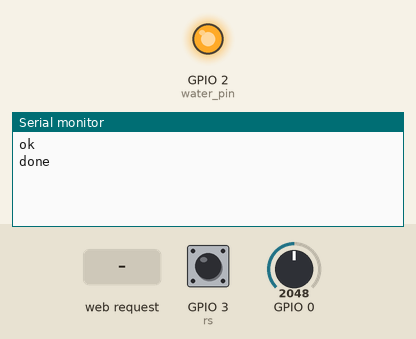
Recording of a sketch running on a simulated ESP32-C3. On the bench: output pins drawn as LEDs (lit = HIGH), the last lines printed to the serial monitor. The inputs (shaded band) are chosen by the test bench; at power-on: GPIO 0 = 2048, GPIO 3 (rs) HIGH. WiFi joins after 1.5 s; servers stay silent unless stated; network time is answered at once with the bench clock; the local clock reads 2024-03-15 10:24:30 at power-on unless the sketch sets it; the Firebase database answers and starts empty.

Above: at 3.1 s.
3.2 s: HTTP request GET /Moisture received
At 3.8 s:
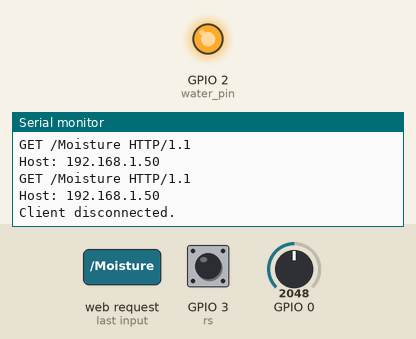
4.9 s: HTTP request GET /WATER received
At 7.5 s:
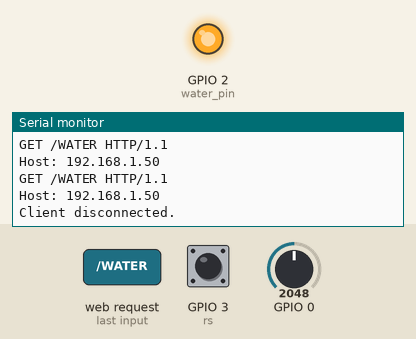
7.8 s: HTTP request GET /esp received
At 9.9 s:
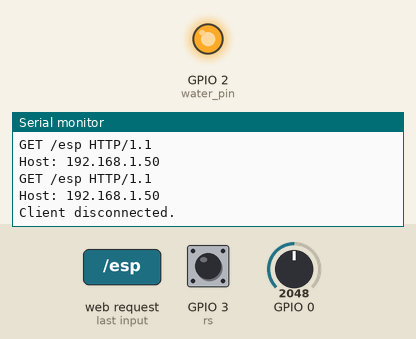

Measured:
- after the input at 3.2 s, the serial monitor: prints a new line after 0.23 s (image 1)
- after the input at 4.9 s, the serial monitor: prints a new line after 1.4 s (image 2)
- after the input at 7.8 s, the serial monitor: prints a new line after 1.4 s (image 3)

The sketch:

esp32c3_Mol_Sen_FDB_ver8.ino
```cpp
// https://www.grc.com/fingerprints.htm
#include <Arduino.h>
#include <WiFi.h>
#include <WebServer.h>
#include <WiFiManager.h>
#include <NTPClient.h>
#include <WiFiUdp.h>
#include <SPI.h>
#include <Wire.h>

#include <Firebase_ESP_Client.h>

#include "addons/TokenHelper.h"
#include "addons/RTDBHelper.h"

String ele = "moi";

WiFiServer server(80);

String header;

WiFiUDP ntpUDP;
NTPClient timeClient(ntpUDP, "pool.ntp.org");
const int water_pin = 2;
const int rs = 3;
int RS;

unsigned long currentTime = millis();
unsigned long previousTime = 0;
const long timeoutTime = 2000;
#define DATABASE_URL "https://esp8266-ai2-default-rtdb.firebaseio.com"
#define API_KEY "AIzaSyAF4OdtYUAomk_4WnvE5MXb_nphlQ33UyA"
FirebaseData fbdo, fbdo_ALL, fbdo_CT;
FirebaseAuth auth;
FirebaseConfig config;
unsigned long sendDataPrevMillis = 0;
int count = 0;
bool signupOK = false;

String A = WiFi.macAddress();
String IP = "";
const int dry = 790;
const int wet = 320;
int moi = 0;
int moipc=0;
int moipercent=0;
int HM=0;
int LM=0;
String WT = "";
String STAT1 = A + "/Moisture";
String WATER = A + "/WATER";
String CNSTAT = A + "/esp";;

void setup() {
  Serial.begin(115200);

  pinMode(water_pin, OUTPUT);  digitalWrite(water_pin, HIGH);
  pinMode(rs, INPUT);          digitalWrite(rs, HIGH);

  WiFiManager wifiManager;
  RS = digitalRead(rs);
  if (RS == LOW){
    wifiManager.resetSettings();
  }
  wifiManager.autoConnect("sMART sTUFF");
  IP = WiFi.localIP().toString();

  timeClient.begin();
  timeClient.setTimeOffset(28800);

  config.api_key = API_KEY;
  config.database_url = DATABASE_URL;
  if (Firebase.signUp(&config, &auth, "", "")){
    Serial.println("ok");
    signupOK = true;
  }
  else{
    Serial.printf("%s\n", config.signer.signupError.message.c_str());
  }
  config.token_status_callback = tokenStatusCallback;
  Firebase.begin(&config, &auth);
  Firebase.reconnectWiFi(true);

  if  (!Firebase.RTDB.beginStream(&fbdo_ALL, A)){
    Serial.print ("D1 begin error ");
    Serial.println(fbdo_ALL.errorReason());
  }
  Firebase.RTDB.setString(&fbdo_ALL, WATER, "0");
  Firebase.RTDB.setString(&fbdo_ALL, CNSTAT, "0");

  server.begin();
  Serial.println("done");
}

void loop(){
  time();
  set_moi();
  WATERING();
  WEB();

  if (Firebase.isTokenExpired()){
    Firebase.refreshToken(&config);
    Firebase.RTDB.setString(&fbdo_ALL, CNSTAT, "1");
    Serial.println("Refresh token");
  }
}
void time(){
  timeClient.update();
  String a = "\\\"";
  String nowTime = a + timeClient.getHours() + ":" + timeClient.getMinutes() + a ;
  if (timeClient.getSeconds() > 0 & timeClient.getSeconds() < 2) {
    if(WT == nowTime){
      digitalWrite(water_pin, LOW);
    }
  }
  if (timeClient.getSeconds() > 6 & timeClient.getSeconds() < 8) {
    if(WT == nowTime){
      digitalWrite(water_pin, HIGH);
    }
  }
}
void set_moi(){
  moi = analogRead(A0);
  moipc = map(moi, dry, wet, 0, 100);
  if (moipc>=100){ moipercent=100; }
  else if (moipc<=0){ moipercent=0; }
  else{ moipercent=moipc; }
  Firebase.RTDB.setString(&fbdo, STAT1, moipercent);
  delay(1000);

  if(Firebase.RTDB.getString(&fbdo, A + "/SetMoi/High")){
    HM=fbdo.stringData().toInt();
  }
  if(Firebase.RTDB.getString(&fbdo, A + "/SetMoi/Low")){
    LM=fbdo.stringData().toInt();
  }
  if ((HM > 0)&(LM >0)){
    if(moipercent < LM){
      Firebase.RTDB.setString(&fbdo_ALL, WATER, "1");
    }
    else if(moipercent > HM){
      Firebase.RTDB.setString(&fbdo_ALL, WATER, "0");
    }
  }
}
void WATERING(){
  if(Firebase.ready() && signupOK){
    if  (!Firebase.RTDB.readStream(&fbdo_ALL)){
      Serial.print("D1 read error：");
      Serial.println(fbdo_ALL.errorReason());
    }
    if (fbdo_ALL.streamAvailable()) {
      if (fbdo_CT.dataPath() == "/TIME"){
        if(fbdo_CT.dataType() == "string"){
          WT = fbdo_CT.stringData();
          Serial.println("WT now is " + WT);
        }
      }
      if (fbdo_ALL.dataPath() == "/esp"){
        if(fbdo_ALL.dataType() == "string"){
          if (fbdo_ALL.stringData() == "1") {
            Firebase.RTDB.setString(&fbdo_ALL, CNSTAT, "2");
          }
        }
      }
    }
  }
}
void WEB(){
  WiFiClient client = server.available();
  if (client) {
    Serial.println("New Client.");
    String currentLine = "";
    currentTime = millis();
    previousTime = currentTime;
    while (client.connected() && currentTime - previousTime <= timeoutTime) { // loop while the client's connected
      currentTime = millis();
      if (client.available()) {
//        header = client.readStringUntil('\r');
        char c = client.read();
        Serial.write(c);
       header += c;
        if (c == '\n') {
          if (currentLine.length() == 0) {
            client.println("HTTP/1.1 200 OK");
            client.println("Content-type:text/html");
            client.println("Connection: close");
            client.println();
            Serial.println(header);

            client.println("<!DOCTYPE html><html>");
            client.println("<head><meta charset='utf-8' name=\"viewport\" content=\"width=device-width, initial-scale=1\">");
            client.println("<link rel=\"icon\" href=\"data:,\">");

            client.println("<style>html { font-family: Helvetica; display: inline-block; margin: 0px auto; text-align: center;}");
            client.println("text-decoration: none; font-size: 30px; margin: 2px; cursor: pointer;}</style>");
            client.println("</head>");

            client.println("<body><h1>MAC=" + A + "</h1>");
            client.println("<h2>ELEMENT=" + ele + "</h2>");
            client.println("<h3>裝置名稱 = sMART sTUFF 智慧盆栽</h3>");
            client.println("<h4>IP=" + IP + "</h4>");
            client.println("</body></html>");
            client.println();
            break;
          } else {
            currentLine = "";
          }
        } else if (c != '\r') {
          currentLine += c;
        }
      }
    }
    header = "";
    client.stop();
    Serial.println("Client disconnected.");
    Serial.println("");
  }

}
```
